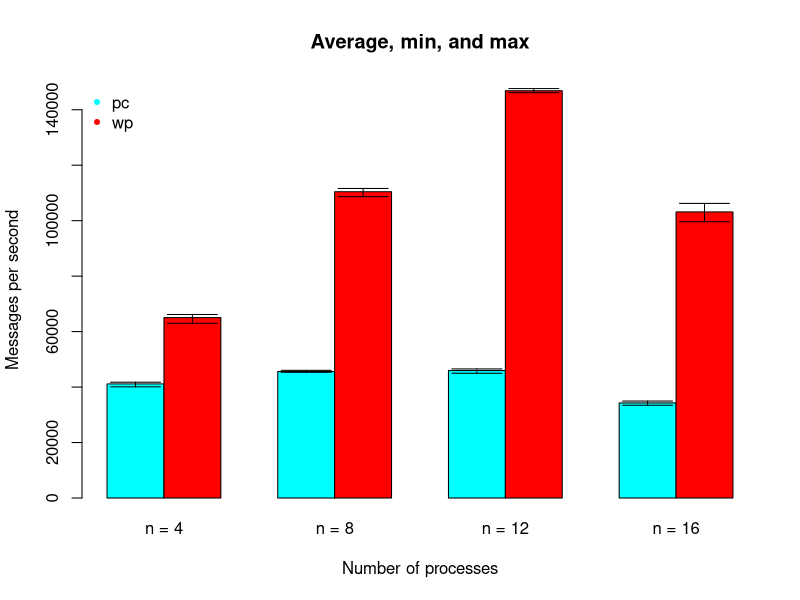

The R source for this figure:
pc_avg <- c(41146, 45606, 45964, 34281)
wp_avg <- c(65048, 110444, 146851, 103162)

pc_max <- c(41754, 66170, 46031, 111615, 46544, 147636, 34952, 106228)
pc_min <- c(40082, 62996, 45331, 108674, 44972, 146143, 33444, 99607)

pc_x <- c(5, 10, 20, 30)

m <- matrix(c(
  pc_avg[1], wp_avg[1],
  pc_avg[2], wp_avg[2],
  pc_avg[3], wp_avg[3],
  pc_avg[4], wp_avg[4]
), 
nr=2, 
nc=4);

bx <- barplot(m, beside=T, ylim=c(0, 150000),
        col=c("cyan","red"), 
        names.arg=c("n = 4", "n = 8", "n = 12", "n = 16"),
        xlab="Number of processes", ylab="Messages per second",
        main="Average, min, and max")

legend("topleft", c("pc","wp"), pch=20, 
       col=c("cyan","red"), 
       bty="n")

arrows(bx, pc_min, bx, pc_max, angle=90, code=3)